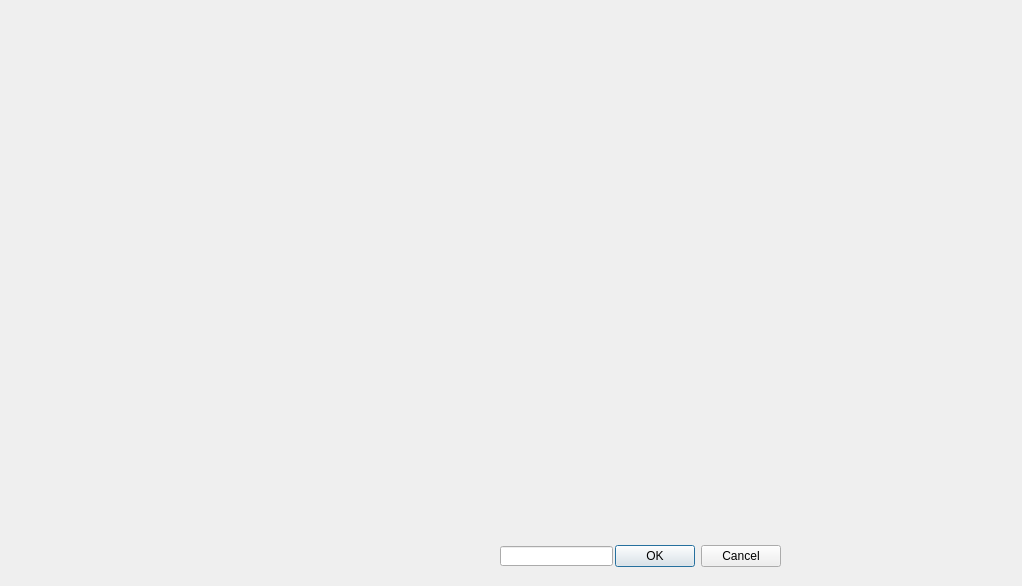
<?xml version="1.0" encoding="UTF-8"?>
<ui version="4.0">
 <class>SecDialog</class>
 <widget class="QDialog" name="SecDialog">
  <property name="geometry">
   <rect>
    <x>0</x>
    <y>0</y>
    <width>1022</width>
    <height>586</height>
   </rect>
  </property>
  <property name="windowTitle">
   <string>Dialog</string>
  </property>
  <widget class="QDialogButtonBox" name="buttonBox">
   <property name="geometry">
    <rect>
     <x>440</x>
     <y>540</y>
     <width>341</width>
     <height>32</height>
    </rect>
   </property>
   <property name="orientation">
    <enum>Qt::Horizontal</enum>
   </property>
   <property name="standardButtons">
    <set>QDialogButtonBox::Cancel|QDialogButtonBox::Ok</set>
   </property>
  </widget>
  <widget class="QLineEdit" name="lineEdit">
   <property name="geometry">
    <rect>
     <x>500</x>
     <y>546</y>
     <width>113</width>
     <height>20</height>
    </rect>
   </property>
  </widget>
  <widget class="QCustomPlot" name="widget" native="true">
   <property name="geometry">
    <rect>
     <x>20</x>
     <y>30</y>
     <width>761</width>
     <height>441</height>
    </rect>
   </property>
  </widget>
 </widget>
 <customwidgets>
  <customwidget>
   <class>QCustomPlot</class>
   <extends>QWidget</extends>
   <header location="global">qcustomplot.h</header>
   <container>1</container>
  </customwidget>
 </customwidgets>
 <resources/>
 <connections>
  <connection>
   <sender>buttonBox</sender>
   <signal>accepted()</signal>
   <receiver>SecDialog</receiver>
   <slot>accept()</slot>
   <hints>
    <hint type="sourcelabel">
     <x>248</x>
     <y>254</y>
    </hint>
    <hint type="destinationlabel">
     <x>157</x>
     <y>274</y>
    </hint>
   </hints>
  </connection>
  <connection>
   <sender>buttonBox</sender>
   <signal>rejected()</signal>
   <receiver>SecDialog</receiver>
   <slot>reject()</slot>
   <hints>
    <hint type="sourcelabel">
     <x>316</x>
     <y>260</y>
    </hint>
    <hint type="destinationlabel">
     <x>286</x>
     <y>274</y>
    </hint>
   </hints>
  </connection>
 </connections>
</ui>
